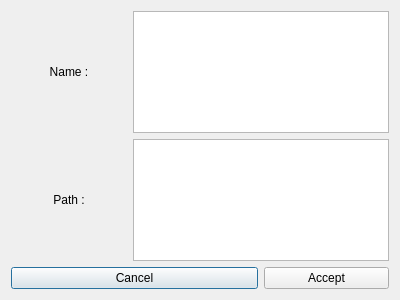
<?xml version="1.0" encoding="UTF-8"?>
<ui version="4.0">
 <class>Dialog</class>
 <widget class="QDialog" name="Dialog">
  <property name="geometry">
   <rect>
    <x>0</x>
    <y>0</y>
    <width>400</width>
    <height>300</height>
   </rect>
  </property>
  <property name="windowTitle">
   <string>Dialog</string>
  </property>
  <layout class="QHBoxLayout" name="horizontalLayout">
   <item>
    <layout class="QGridLayout" name="gridLayout">
     <item row="0" column="1" colspan="2">
      <widget class="QTextEdit" name="name_te"/>
     </item>
     <item row="0" column="0">
      <widget class="QLabel" name="label">
       <property name="text">
        <string>Name :</string>
       </property>
       <property name="alignment">
        <set>Qt::AlignCenter</set>
       </property>
      </widget>
     </item>
     <item row="1" column="1" colspan="2">
      <widget class="QTextEdit" name="path_te"/>
     </item>
     <item row="2" column="0" colspan="2">
      <widget class="QPushButton" name="cancel_btn">
       <property name="text">
        <string>Cancel</string>
       </property>
      </widget>
     </item>
     <item row="1" column="0">
      <widget class="QLabel" name="label_2">
       <property name="text">
        <string>Path :</string>
       </property>
       <property name="alignment">
        <set>Qt::AlignCenter</set>
       </property>
      </widget>
     </item>
     <item row="2" column="2">
      <widget class="QPushButton" name="accept_btn">
       <property name="text">
        <string>Accept</string>
       </property>
      </widget>
     </item>
    </layout>
   </item>
  </layout>
 </widget>
 <resources/>
 <connections/>
</ui>
